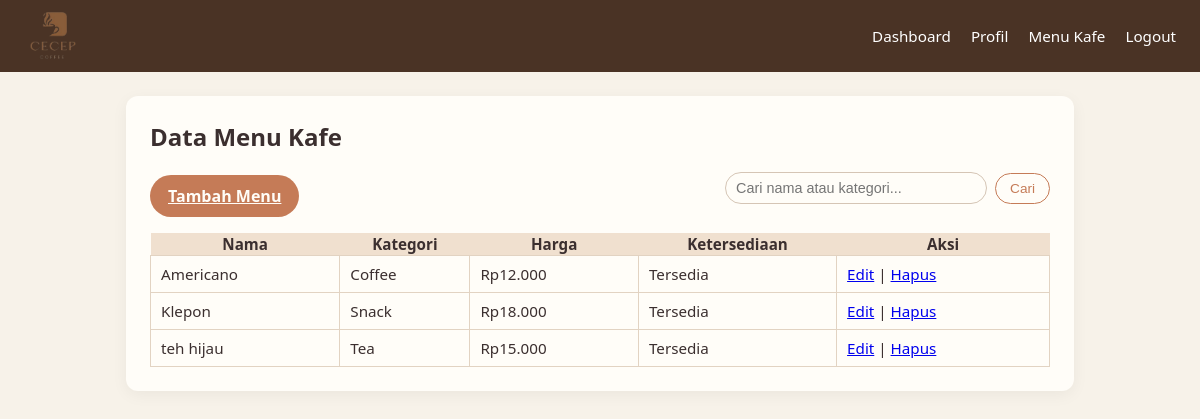
/Menu/MenuIndex.php (signed in), run on the app's committed database.
### tables this page shows
CREATE TABLE `menu_items` (
  `id` int(11) NOT NULL,
  `name` varchar(100) NOT NULL,
  `description` text DEFAULT NULL,
  `price` decimal(10,2) NOT NULL,
  `category` varchar(50) DEFAULT NULL,
  `is_available` tinyint(1) DEFAULT 1,
  `created_at` timestamp NOT NULL DEFAULT current_timestamp(),
  `updated_at` timestamp NOT NULL DEFAULT current_timestamp() ON UPDATE current_timestamp()
);

### Menu/MenuIndex.php (the view, shortened to what this page needs)
<?php
require '../config.php';
$search = trim($_GET['q'] ?? '');
if ($search !== '') {
    $like = '%' . $search . '%';
    $stmt = $conn->prepare("
        SELECT * FROM menu_items
        WHERE name LIKE ? OR category LIKE ?
        ORDER BY created_at DESC
    ");
    $stmt->bind_param("ss", $like, $like);
    $stmt->execute();
    $result = $stmt->get_result();
} else {
    $result = mysqli_query($conn, "SELECT * FROM menu_items ORDER BY created_at DESC");
}
$items = [];
if ($result) {
    while ($row = mysqli_fetch_assoc($result)) {
        $items[] = $row;
    }
}
?>
<!DOCTYPE html>
<html lang="id">
<head>
    <link rel="stylesheet" href="../assets/style.css">
</head>
<body>
<header class="main-header">
    <img class="logo" src="/cafe_db/img/icon.png" alt="logo">
    <nav>
        <a href="../Dashboard/Dashboard.php">Dashboard</a>
        <a href="../Profile/ProfileIndex.php">Profil</a>
        <a href="../Menu/MenuIndex.php">Menu Kafe</a>
        <a href="../logout.php">Logout</a>
    </nav>
</header>
<main class="content">
    <div class="page-header">
        <h2>Data Menu Kafe</h2>
    </div>
    <div class="page-toolbar">
        <a href="MenuCreate.php" class="btn-primary">Tambah Menu</a>
        <form method="get" class="search-form">
            <input type="text" name="q"
                   placeholder="Cari nama atau kategori..."
                   value="<?= htmlspecialchars($search) ?>">
            <button type="submit" class="btn-secondary">Cari</button>
        </form>
    </div>
    <?php if (count($items) === 0): ?>
        <p class="muted">Belum ada data menu yang sesuai. Tambahkan menu baru atau ubah kata kunci pencarian.</p>
    <?php else: ?>
        <table class="data-table menu-table">
            <thead>
            <tr>
                <th>Nama</th>
                <th>Kategori</th>
                <th>Harga</th>
                <th>Ketersediaan</th>
                <th>Aksi</th>
            </tr>
            </thead>
            <tbody>
            <?php foreach ($items as $item): ?>
                <tr>
                    <td><?= htmlspecialchars($item['name']) ?></td>
                    <td><?= htmlspecialchars($item['category']) ?></td>
                    <td>Rp<?= number_format($item['price'], 0, ',', '.') ?></td>
                    <td>
                        <?php if ($item['is_available']): ?>
                            <span class="badge badge-available">Tersedia</span>
                        <?php else: ?>
                            <span class="badge badge-unavailable">Habis</span>
                        <?php endif; ?>
                    </td>
                    <td class="table-actions">
                        <a href="MenuEdit.php?id=<?= $item['id'] ?>" class="link-edit">Edit</a>
                        <span class="divider">|</span>
                        <a href="MenuDelete.php?id=<?= $item['id'] ?>"
                           class="link-delete"
                           onclick="return confirmDelete();">Hapus</a>
                    </td>
                </tr>
            <?php endforeach; ?>
            </tbody>
        </table>
    <?php endif; ?>
</main>
</body>
</html>

### assets/style.css (style rules this page uses)
body { margin: 0; font-family: system-ui, -apple-system, BlinkMacSystemFont, "Segoe UI", sans-serif; background-color: #f7f2e9; color: #3b2f2f; }
.main-header { background-color: #4a3325; color: #f7f2e9; padding: 12px 24px; display: flex; justify-content: space-between; align-items: center; }
.main-header .logo { height: 48px; width: 58px; object-fit: contain; display: block; }
.main-header nav a { color: #ffffff; text-decoration: none; margin-left: 16px; font-size: 0.95rem; }
.content { max-width: 900px; margin: 24px auto; padding: 24px; background-color: #fffdf8; border-radius: 12px; box-shadow: 0 4px 16px rgba(0, 0, 0, 0.05); }
.btn-primary { margin-top: 16px; padding: 10px 18px; border-radius: 999px; border: none; background-color: #c57b57; color: #fffdf8; font-weight: 600; cursor: pointer; }
.data-table { width: 100%; border-collapse: collapse; margin-top: 16px; font-size: 0.95rem; }
.data-table td { border: 1px solid #e2d3c2; padding: 8px 10px; text-align: left; }
.data-table thead { background-color: #f0e0cf; }
.page-header { margin-bottom: 6px; }
.page-header h2 { margin: 0; }
.page-toolbar { display: flex; justify-content: space-between; align-items: center; gap: 16px; margin-bottom: 12px; }
.search-form { display: flex; gap: 8px; align-items: center; }
.search-form input[type="text"] { padding: 7px 10px; border-radius: 999px; border: 1px solid #d5c5b5; font-size: 0.9rem; min-width: 240px; background-color: #fffdf8; }
.btn-secondary { padding: 7px 14px; border-radius: 999px; border: 1px solid #c57b57; background-color: #fffdf8; color: #c57b57; font-size: 0.85rem; cursor: pointer; }

### data on the page
menu_items: name "Americano", category "Coffee", price "12.000", is_available "Tersedia"
menu_items: name "Klepon", category "Snack", price "18.000", is_available "Tersedia"
menu_items: name "teh hijau", category "Tea", price "15.000", is_available "Tersedia"
